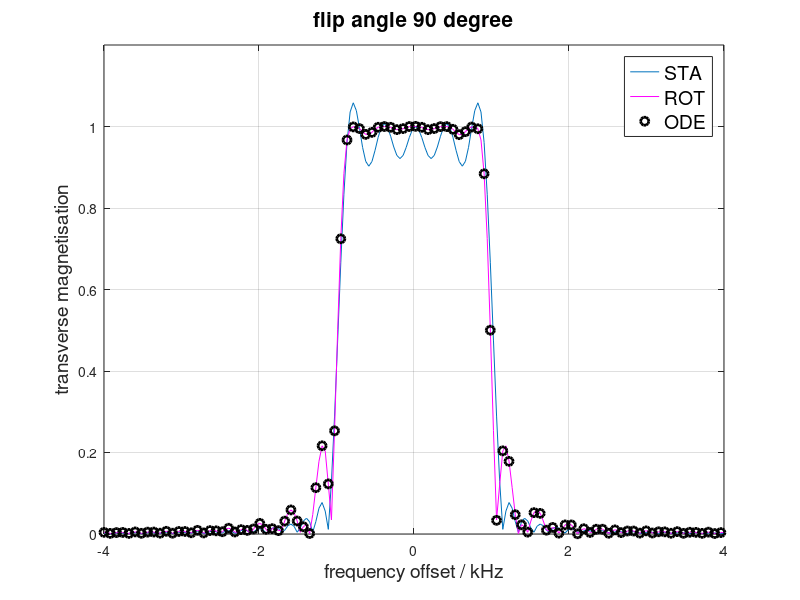

This chart was generated by the following MATLAB code:

T     = linspace(0,5,200);                                                 % timesteps axis [ms]
dt    = T(2)-T(1);                                                         % sampling interval
F     = linspace(-2*pi*4,2*pi*4,200);                                      % offset frequencies [rad/ms] 
w     = pi/2;                                                              % tip-angle [rad]
shape = @(t) sinc(2*(t-2.5));                                              % sinc RF pulse 
v     = w / abs(trapz(T,shape(T)));                                        % normalized tip-angle

%a) STA SOLUTION using fft
N     = round(numel(F)*.5*pi/dt/max(F))*2;                                 % nmuber of points on fft
M_STA = sin(w)*abs(fftshift(fft(shape(T),N))) * dt*v/w; 
M_STA = M_STA(N/2+(-numel(F)/2+1:numel(F)/2));                             % extract frequencies of interest

M_ODE=zeros(size(F)); M_ROT=zeros(size(F)); i=0;                           % intialize result vectors
for freq = F; i=i+1;                                                      
%b) ODE SOLUTION                                      
  bloch = @(t,M) [ freq*M(2);-freq*M(1)+v*shape(t)*M(3);-v*shape(t)*M(2)];
  [~,M] = ode45(bloch,T,[0;0;1]);                                          % integrate ODE  
  M_ODE(i)=norm(M(end,1:2));                                               % transv. magn.
%c) ROTATION MATRIX SOLUTION 
  Q=eye(2);                                                                % init Cayley-Klein matrix
  for t=T
        W = -dt*sqrt(abs(v*shape(t))^2+freq^2);                            % effective field rotation angle
        n = dt * [v*shape(t) 0 freq]/abs(W);                               % effective field rotation axis
        a = cos(W/2)-1i*n(3)*sin(W/2);                                     % Cayley-Klein Parameter (alpha)
        b = (-1i*n(1)+n(2))*sin(W/2);                                      % Cayley-Klein Parameter (beta)
        Q=[a -b';b a']*Q;                                                  % chained rotation 
  end
  M_ROT(i) = abs(2*Q(1,1)'*Q(2,1));                                        % transv. magn.
end

%plot result
F=F/(2*pi);
plot(F,M_STA,F,M_ROT,'m',F(1:2:end),M_ODE(1:2:end),'ko'...
     ,'linewidth',2),axis([-4 4 0 1.2])
grid,legend({'STA','ROT','ODE'},'fontsize',14)
xlabel('frequency offset / kHz','fontsize',14)
ylabel('transverse magnetisation','fontsize',14)
title(sprintf('flip angle %2.0f degree',w*180/pi),'fontsize',15)


